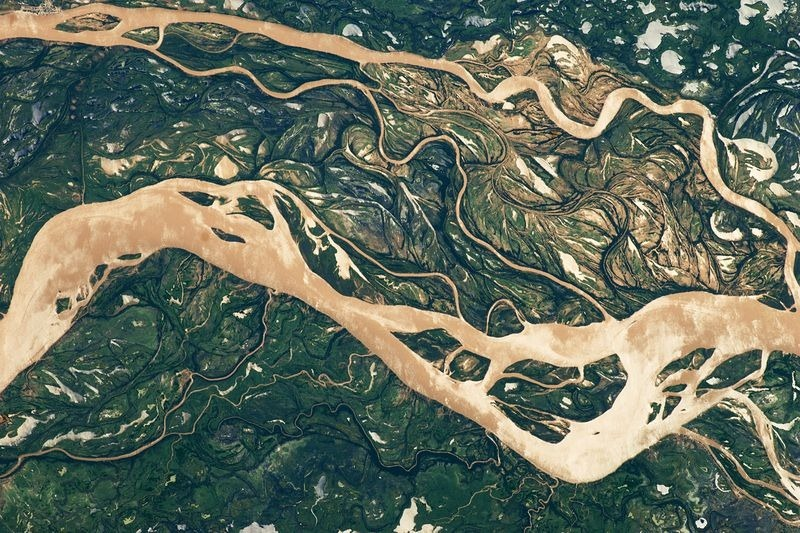
#> input picture parana-river-braided-12.jpg, 800 x 533 px
$ jupyter execute --allow-errors NetworkMix2D_MultiObjective2.ipynb   (shell and % lines are left out)
#> lines starting #> are read from the running program, lines starting #| are printed output that depends on the picture
#> further down, im is the input picture: PIL image 800x533 RGB; mean R, G, B 97.2, 107.3, 92.7
### nscore.py
import numpy as np
from scipy import stats
from cdf import cdf, percentile_from_cdf


class NormalScoreTransformer:
    def __init__(self):
        self.data = None
        self.ns_data = None
        self.wts = None
        self.lower_tail = None
        self.upper_tail = None
        self.transform_table = None
        self.cdf_x = None
        self.cdfvals = None
        self.order = None

    def transform(self, data, wts=None, tail_values=(None, None)):

        if not isinstance(data, np.ndarray):
            try:
                data = np.array(data)
                data = data[np.isfinite(data)]
            except:
                raise ValueError("data must be a np.ndarray")
        assert data.ndim == 1, "data must be a 1D np.ndarray"

        if any(item is None for item in tail_values):
            self.lower_tail = min(data) - 0.001
            self.upper_tail = max(data) + 0.001
        else:
            self.lower_tail = tail_values[0]
            self.upper_tail = tail_values[1]

        self.data = data[np.isfinite(data)]
        self.order = self.data.argsort()
        self.wts = wts

        # build and forward transform the weighted empirical cdf
        self.cdf_x, self.cdfvals = self._build_cdf(
            tail_values=(self.lower_tail, self.upper_tail)
        )
        self.ns_data = stats.norm.ppf(self.cdfvals, loc=0, scale=1)

        self.transform_table = np.concatenate(
            [self.cdf_x[1:-1].reshape(-1, 1), self.ns_data[1:-1].reshape(-1, 1)], axis=1
        )
        return self.ns_data[1:-1][self.order.argsort()]

    # [17 lines left out: function inverse_transform, not called in this run]

    def _build_cdf(self, tail_values=(None, None)):

        if self.wts is None:
            self.wts = np.ones(len(self.data))
        else:
            self.wts = np.array(self.wts)

        cdf_x, cdfvals = cdf(
            self.data, weights=self.wts, lower=tail_values[0], upper=tail_values[1]
        )
        return cdf_x, cdfvals

### variogrammodel.py
import numpy as np
import pandas as pd
from scipy.spatial import distance
from rotation import rotmat, rot_from_matrix, pt_rot_from_matrix


class VariogramModel(object):
    def __init__(
        self,
        vargstr=None,
        nst=None,
        c0=None,
        it=None,
        cc=None,
        ang1=None,
        ang2=None,
        ang3=None,
        ahmax=None,
        ahmin=None,
        avert=None,
        parsestring=True,
    ):
        self.nst = nst
        self.c0 = c0
        self.it = it
        self.cc = cc
        self.ang1 = ang1
        self.ang2 = ang2
        self.ang3 = ang3
        self.ahmax = ahmax
        self.ahmin = ahmin
        self.avert = avert
        self.vargstr = vargstr
        self.rotmat = None
        self.cmax = None
        if self.vargstr is not None and parsestring:
            self.parsestr()

    def parsestr(self, vargstr=None):
        """
        Parses a GSLIB-style variogram model string

        .. codeauthor:: Jared Deutsch - 2015-02-04
        """
        if vargstr is None:
            vargstr = self.vargstr
        # Split into separate lines
        varglines = vargstr.splitlines()
        # Read nugget effect + nst line
        self.nst = int(varglines[0].split()[0])
        self.c0 = float(varglines[0].split()[1])
        # Read structures
        self.it = []
        self.cc = []
        self.ang1 = []
        self.ang2 = []
        self.ang3 = []
        self.ahmax = []
        self.ahmin = []
        self.avert = []
        for st in range(self.nst):
            self.it.append(int(varglines[1 + st * 2].split()[0]))
            self.cc.append(float(varglines[1 + st * 2].split()[1]))
            self.ang1.append(float(varglines[1 + st * 2].split()[2]))
            self.ang2.append(float(varglines[1 + st * 2].split()[3]))
            self.ang3.append(float(varglines[1 + st * 2].split()[4]))
            self.ahmax.append(float(varglines[2 + st * 2].split()[0]))
            self.ahmin.append(float(varglines[2 + st * 2].split()[1]))
            self.avert.append(float(varglines[2 + st * 2].split()[2]))

        self.cmax = self.c0 + np.sum(self.cc)
        self.setcova()

    def setcova(self):
        # initialize the rotation matrix
        self.rotmat = np.ones((self.nst, 3, 3))

        # determine anisotropies
        self.anis1 = [0.0] * self.nst
        self.anis2 = [0.0] * self.nst

        for st in range(self.nst):
            self.anis1[st] = self.ahmin[st] / self.ahmax[st]
            self.anis2[st] = self.avert[st] / self.ahmax[st]

        # determine the rotation matrix for each structure
        for st in range(self.nst):
            self.rotmat[st, :, :] = rotmat(
                self.ang1[st],
                self.ang2[st],
                self.ang3[st],
                self.anis1[st],
                self.anis2[st],
            )

    # [134 lines left out: functions pairwisecova, getcova, calcpoints, not called in this run]

### NetworkMix2D_MultiObjective2.ipynb
[cell 1]
import os
import sys
from copy import deepcopy

import matplotlib as mpl
import matplotlib.pyplot as plt
import numpy as np
import pandas as pd
import scipy.spatial as sps
from numba import jit
from scipy import stats

sys.path.append("../")

[cell 2]
import lusim as sim
import network as nn
import objective as obj
import optimize as opt
import project_utilities as utils
from draw_neural_net import draw_neural_net, draw_weighted_neural_net, get_rgb
from nscore import NormalScoreTransformer

[cell 3]
mpl.rcParams["grid.linestyle"] = ":"
mpl.rcParams["axes.grid"] = True

[cell 4]
rng = np.random.default_rng(seed=6875)

[cell 5]
prefix = "2D_NG_"

# Load Image

[cell 6]
import PIL

#> (the rest of this cell did not finish here and is left out)

[cell 7]
reference.shape
#> Out = (533, 800, 3)

# Grid Definition

[cell 8]
x0 = 0.5
y0 = 0.5
dx = 1
dy = 1
#> (the rest of this cell did not finish here and is left out)

#> (a cell that did not finish here is left out)

#> in transform, `self.lower_tail = min(data) - 0.001`: self.lower_tail = -0.001
#> in transform, `self.upper_tail = max(data) + 0.001`: self.upper_tail = 255
im = plt.imshow(reference, vmin=-2.5, vmax=2.5)
plt.colorbar(im)

# Sample Drillholes

[cell 10]
ndh = 20
#> (the rest of this cell did not finish here and is left out)

#> (a cell that did not finish here is left out)

#> (a cell that did not finish here is left out)

[cell 13]
dh_lens = []
#> (the rest of this cell did not finish here and is left out)

#> (a cell that did not finish here is left out)

[cell 15]
fig, ax = plt.subplots(figsize=(10, 5))
im = ax.imshow(reference, vmin=-2.5, vmax=2.5)
cbar = plt.colorbar(im, ax=ax)
cbar.set_label("Y")
#> (the rest of this cell did not finish here and is left out)

[cell 16]
fig, axes = plt.subplots(1, 2, figsize=(12, 4))
im = axes[0].imshow(reference, vmin=-2.5, vmax=2.5)
plt.colorbar(im, ax=axes[1])
#> (the rest of this cell did not finish here and is left out)

[cell 17]
def griddedgam(z):
    """gridded variogram values along x and y axes"""
    nx = z.shape[1]
    ny = z.shape[0]

    gx = np.zeros(nx - 1)
    for i in range(1, nx - 1):
        z0 = z[:, 0 : nx - i]
        z1 = z[:, i:nx]
        dz = (z1 - z0) ** 2
        gx[i] = np.sum(dz) / (2 * (nx - i) * ny)

    gy = np.zeros(ny - 1)
    for i in range(1, ny - 1):
        z0 = z[0 : ny - i, :]
        z1 = z[i:ny, :]
        dz = (z1 - z0) ** 2
        gy[i] = np.sum(dz) / (2 * (ny - i) * nx)

    return [gx, gy]


gx, gy = griddedgam(reference)
#> the loop in griddedgam, `for i in range(1, nx - 1):` made 798 passes
#> pass 1, in griddedgam, `z0 = z[:, 0 : nx - i]`:
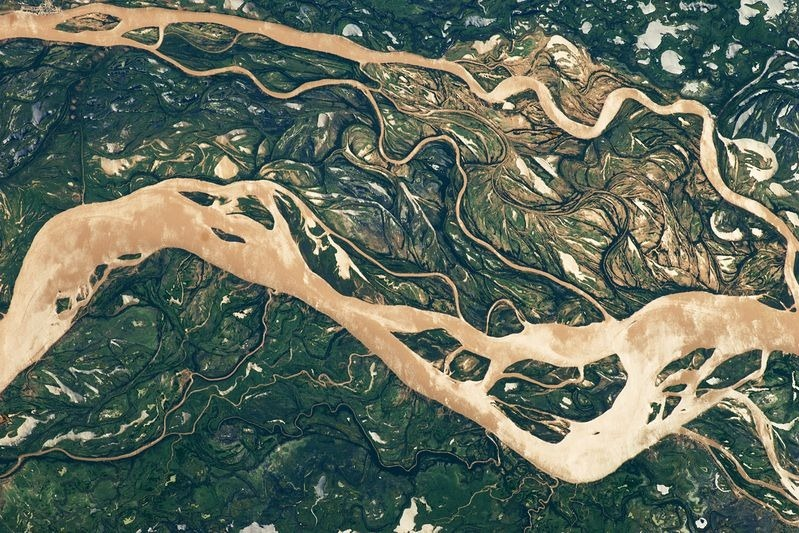
#> z0: shape (533, 799, 3); mean R, G, B 97.2, 107.3, 92.7
#> pass 1, in griddedgam, `z1 = z[:, i:nx]`:
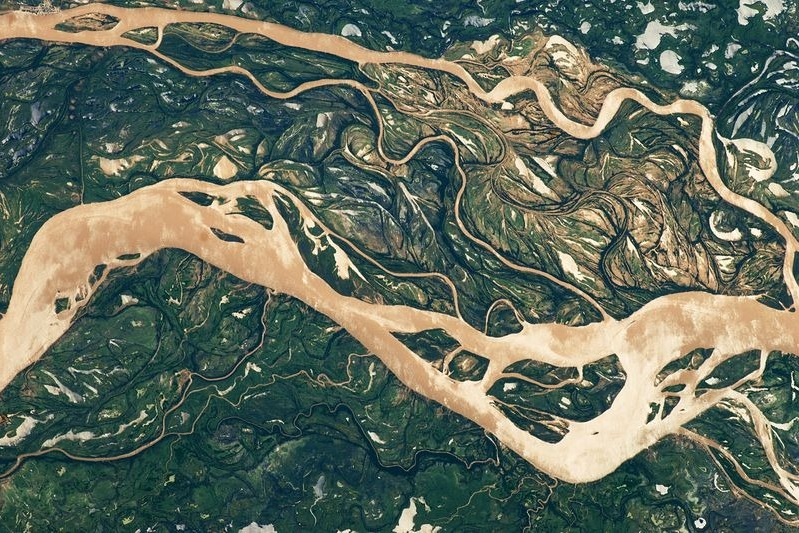
#> z1: shape (533, 799, 3); mean R, G, B 97.2, 107.3, 92.7
#> pass 1, in griddedgam, `dz = (z1 - z0) ** 2`:
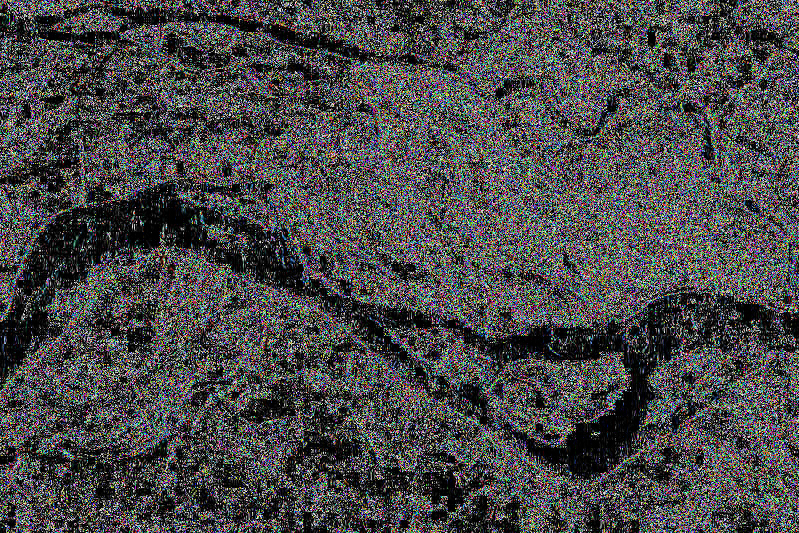
#> dz: shape (533, 799, 3); mean R, G, B 72.9, 72.7, 73.2
#> pass 2, in griddedgam, `z0 = z[:, 0 : nx - i]`:
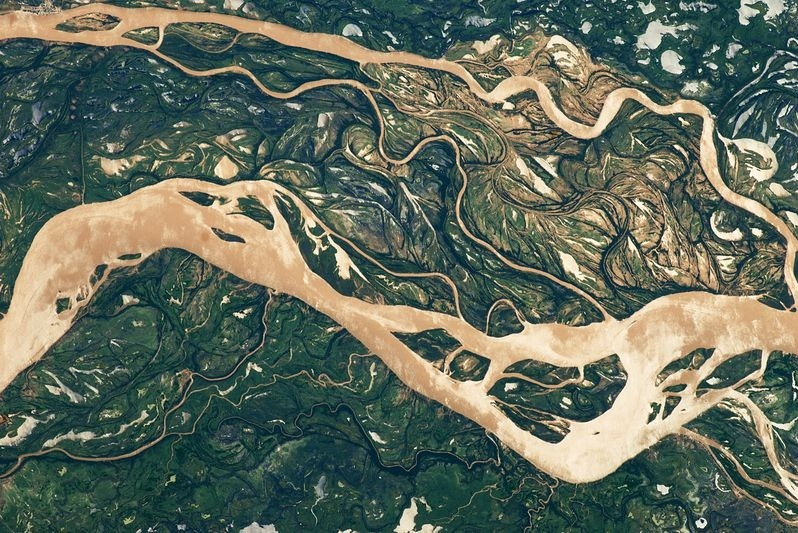
#> z0: shape (533, 798, 3); mean R, G, B 97.1, 107.3, 92.7
#> after the loop in griddedgam, `for i in range(1, nx - 1):`: gx = 799 values, max 156.5 at index 795, min 0 at index 0, mean 151.4
#> the loop in griddedgam, `for i in range(1, ny - 1):` made 531 passes
#> pass 1, in griddedgam, `z0 = z[0 : ny - i, :]`:
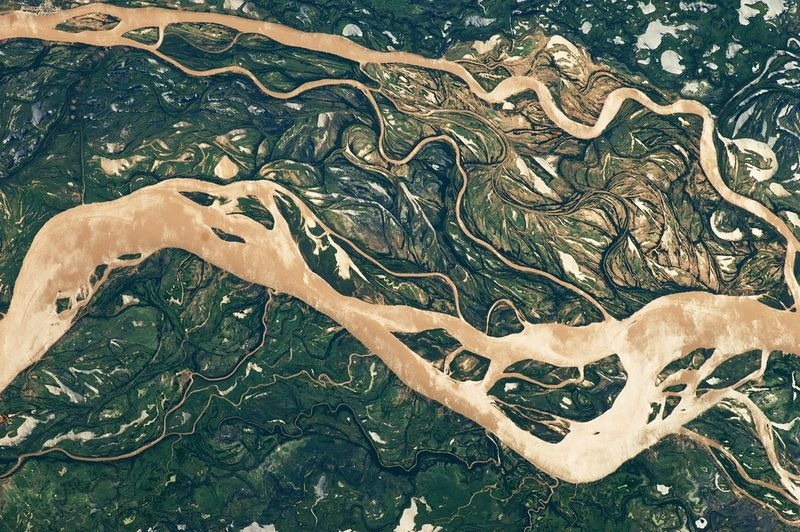
#> z0: shape (532, 800, 3); mean R, G, B 97.2, 107.3, 92.8
#> pass 1, in griddedgam, `z1 = z[i:ny, :]`:
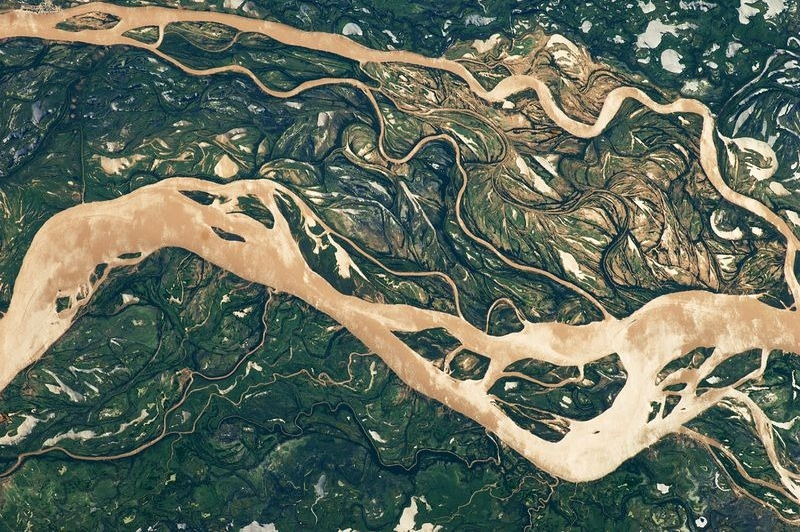
#> z1: shape (532, 800, 3); mean R, G, B 97.2, 107.3, 92.7
#> pass 1, in griddedgam, `dz = (z1 - z0) ** 2`:
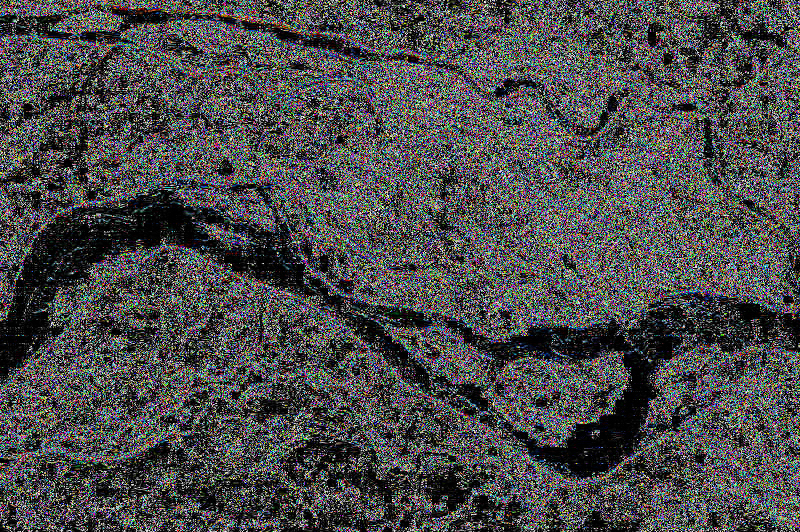
#> dz: shape (532, 800, 3); mean R, G, B 75.2, 75.3, 75.6
#> pass 2, in griddedgam, `z0 = z[0 : ny - i, :]`:
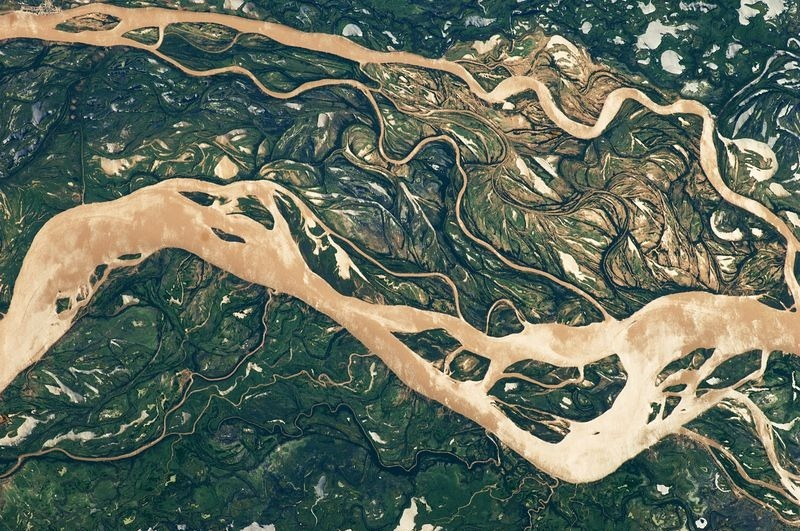
#> z0: shape (531, 800, 3); mean R, G, B 97.3, 107.4, 92.8
#> after the loop in griddedgam, `for i in range(1, ny - 1):`: gy = 532 values, max 155 at index 171, min 0 at index 0, mean 151.2
plt.plot(gx)
plt.plot(gy)
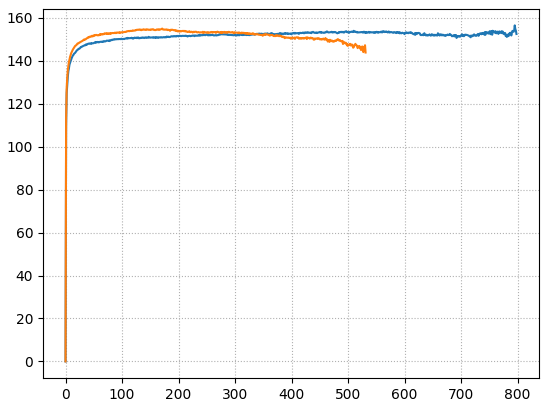
#> figure drawn by matplotlib, 1 panel; curve peaks at x = 795, y = 156.5; curve peaks at x = 171, y = 155

[cell 18]
reference.shape
#> Out = (533, 800, 3)

# Continous Variogram

[cell 19]
from variogrammodel import VariogramModel

[cell 20]
vstr = """2    0.1                         -nst, nugget effect
    2    0.5  90.0   0.0   0.0        -it,cc,ang1,ang2,ang3
    25.0  25.0  0.0        -a_hmax, a_hmin, a_vert
    2    0.4  90.0   0.0   0.0        -it,cc,ang1,ang2,ang3
    300.0  100.0  0.0        -a_hmax, a_hmin, a_vert"""

vario = VariogramModel(vstr)
#> (the call stopped at in setcova, `self.rotmat[st, :, :] = rotmat( self.ang1[st], self.ang2[st], self.ang..`: rotation is not available in this run)
